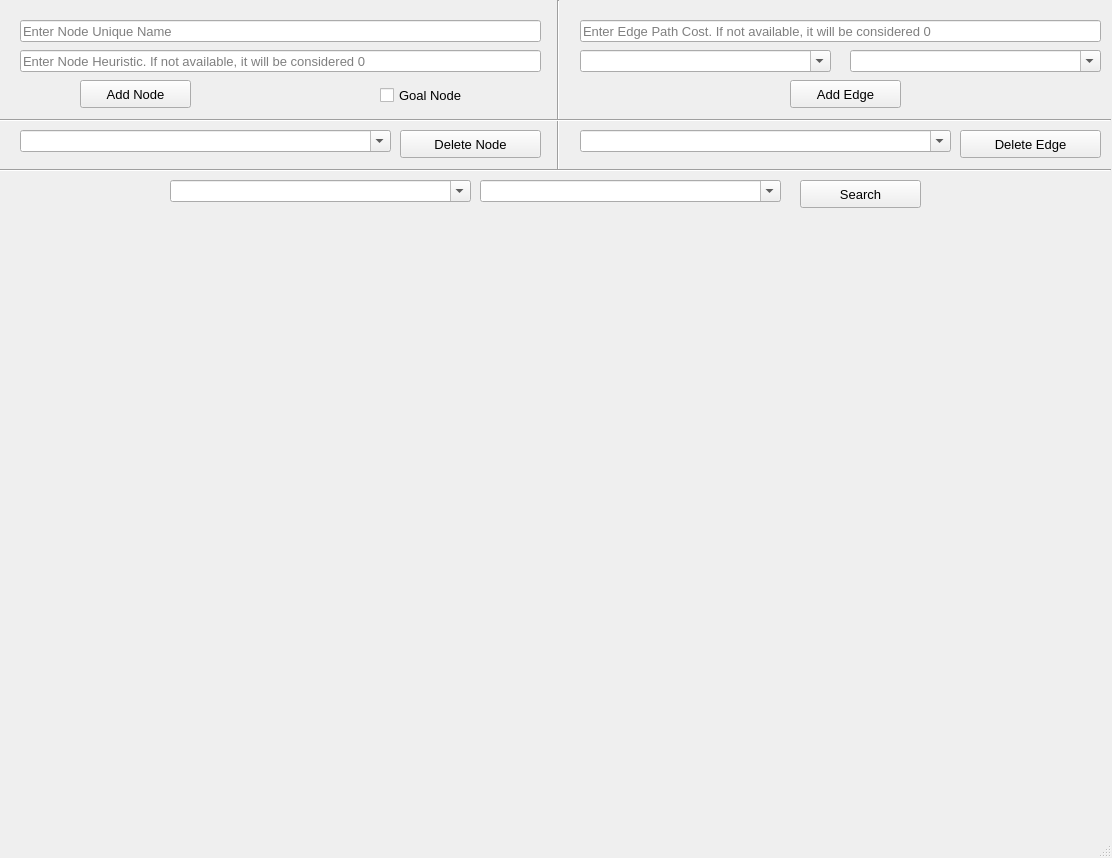
<?xml version="1.0" encoding="UTF-8"?>
<ui version="4.0">
 <class>MainWindow</class>
 <widget class="QMainWindow" name="MainWindow">
  <property name="geometry">
   <rect>
    <x>0</x>
    <y>0</y>
    <width>1112</width>
    <height>858</height>
   </rect>
  </property>
  <property name="sizePolicy">
   <sizepolicy hsizetype="Fixed" vsizetype="Fixed">
    <horstretch>0</horstretch>
    <verstretch>0</verstretch>
   </sizepolicy>
  </property>
  <property name="font">
   <font>
    <pointsize>10</pointsize>
   </font>
  </property>
  <property name="windowTitle">
   <string/>
  </property>
  <widget class="QWidget" name="centralwidget">
   <widget class="QLineEdit" name="nodeNameTxt">
    <property name="geometry">
     <rect>
      <x>20</x>
      <y>20</y>
      <width>521</width>
      <height>22</height>
     </rect>
    </property>
    <property name="placeholderText">
     <string>Enter Node Unique Name</string>
    </property>
   </widget>
   <widget class="Line" name="line">
    <property name="geometry">
     <rect>
      <x>550</x>
      <y>0</y>
      <width>16</width>
      <height>171</height>
     </rect>
    </property>
    <property name="orientation">
     <enum>Qt::Vertical</enum>
    </property>
   </widget>
   <widget class="QLineEdit" name="nodeHuerTxt">
    <property name="geometry">
     <rect>
      <x>20</x>
      <y>50</y>
      <width>521</width>
      <height>22</height>
     </rect>
    </property>
    <property name="placeholderText">
     <string>Enter Node Heuristic. If not available, it will be considered 0</string>
    </property>
   </widget>
   <widget class="QLineEdit" name="edPathCTxt">
    <property name="geometry">
     <rect>
      <x>580</x>
      <y>20</y>
      <width>521</width>
      <height>22</height>
     </rect>
    </property>
    <property name="placeholderText">
     <string>Enter Edge Path Cost. If not available, it will be considered 0</string>
    </property>
   </widget>
   <widget class="QComboBox" name="fromEdAddCom">
    <property name="geometry">
     <rect>
      <x>580</x>
      <y>50</y>
      <width>251</width>
      <height>22</height>
     </rect>
    </property>
    <property name="editable">
     <bool>true</bool>
    </property>
    <property name="placeholderText">
     <string>From Node</string>
    </property>
   </widget>
   <widget class="QComboBox" name="toEdAddCom">
    <property name="geometry">
     <rect>
      <x>850</x>
      <y>50</y>
      <width>251</width>
      <height>22</height>
     </rect>
    </property>
    <property name="editable">
     <bool>true</bool>
    </property>
    <property name="placeholderText">
     <string>To Node</string>
    </property>
   </widget>
   <widget class="QPushButton" name="adNodeBtn">
    <property name="geometry">
     <rect>
      <x>80</x>
      <y>80</y>
      <width>111</width>
      <height>28</height>
     </rect>
    </property>
    <property name="text">
     <string>Add Node</string>
    </property>
   </widget>
   <widget class="QPushButton" name="adEdgeBtn">
    <property name="geometry">
     <rect>
      <x>790</x>
      <y>80</y>
      <width>111</width>
      <height>28</height>
     </rect>
    </property>
    <property name="text">
     <string>Add Edge</string>
    </property>
   </widget>
   <widget class="Line" name="line_2">
    <property name="geometry">
     <rect>
      <x>0</x>
      <y>110</y>
      <width>1111</width>
      <height>20</height>
     </rect>
    </property>
    <property name="orientation">
     <enum>Qt::Horizontal</enum>
    </property>
   </widget>
   <widget class="QComboBox" name="delNodeCom">
    <property name="geometry">
     <rect>
      <x>20</x>
      <y>130</y>
      <width>371</width>
      <height>22</height>
     </rect>
    </property>
    <property name="editable">
     <bool>true</bool>
    </property>
    <property name="placeholderText">
     <string>Pick a Node to Delete</string>
    </property>
   </widget>
   <widget class="QPushButton" name="delNodeBtn">
    <property name="geometry">
     <rect>
      <x>400</x>
      <y>130</y>
      <width>141</width>
      <height>28</height>
     </rect>
    </property>
    <property name="text">
     <string>Delete Node</string>
    </property>
   </widget>
   <widget class="QComboBox" name="delEdCom">
    <property name="geometry">
     <rect>
      <x>580</x>
      <y>130</y>
      <width>371</width>
      <height>22</height>
     </rect>
    </property>
    <property name="editable">
     <bool>true</bool>
    </property>
    <property name="placeholderText">
     <string>Pick an Edge to Delete</string>
    </property>
   </widget>
   <widget class="QPushButton" name="delEdgeBtn">
    <property name="geometry">
     <rect>
      <x>960</x>
      <y>130</y>
      <width>141</width>
      <height>28</height>
     </rect>
    </property>
    <property name="text">
     <string>Delete Edge</string>
    </property>
   </widget>
   <widget class="Line" name="line_3">
    <property name="geometry">
     <rect>
      <x>0</x>
      <y>160</y>
      <width>1111</width>
      <height>20</height>
     </rect>
    </property>
    <property name="orientation">
     <enum>Qt::Horizontal</enum>
    </property>
   </widget>
   <widget class="QComboBox" name="startNodeCom">
    <property name="geometry">
     <rect>
      <x>170</x>
      <y>180</y>
      <width>301</width>
      <height>22</height>
     </rect>
    </property>
    <property name="editable">
     <bool>true</bool>
    </property>
    <property name="placeholderText">
     <string>Pick a Starting Node</string>
    </property>
   </widget>
   <widget class="QComboBox" name="searchAlgoCom">
    <property name="geometry">
     <rect>
      <x>480</x>
      <y>180</y>
      <width>301</width>
      <height>22</height>
     </rect>
    </property>
    <property name="editable">
     <bool>true</bool>
    </property>
    <property name="placeholderText">
     <string>Pick a Searching Algorithm</string>
    </property>
   </widget>
   <widget class="QPushButton" name="searchBtn">
    <property name="geometry">
     <rect>
      <x>800</x>
      <y>180</y>
      <width>121</width>
      <height>28</height>
     </rect>
    </property>
    <property name="text">
     <string>Search</string>
    </property>
   </widget>
   <widget class="QCheckBox" name="checkBox">
    <property name="geometry">
     <rect>
      <x>380</x>
      <y>80</y>
      <width>121</width>
      <height>31</height>
     </rect>
    </property>
    <property name="text">
     <string>Goal Node</string>
    </property>
   </widget>
  </widget>
  <widget class="QStatusBar" name="statusbar"/>
 </widget>
 <resources/>
 <connections/>
</ui>
